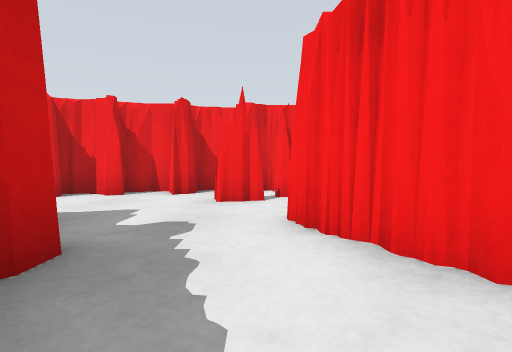
View 1 (above)

17 first-person views from a walk through a Gazebo world. The camera is 0.72 m above the floor, tilts 2° down and sees 80° across. The floor is counted in squares, 1 m on a side. Each view is taken from the middle of a square. On the plan, view 1 faces up. The plan holds only what a view shows up to about 10 squares ahead; the rest is blank. The place goes on beyond the plan. Robots are left out.

View 2
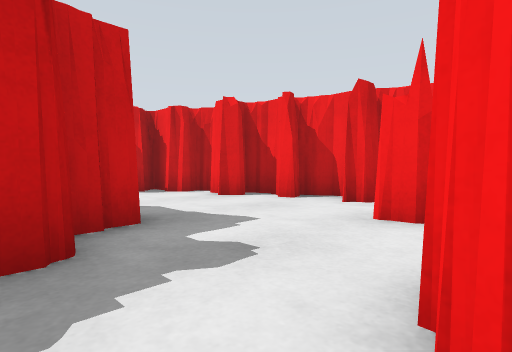

View 3
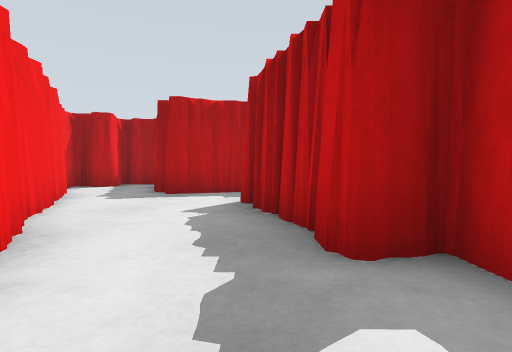

View 4
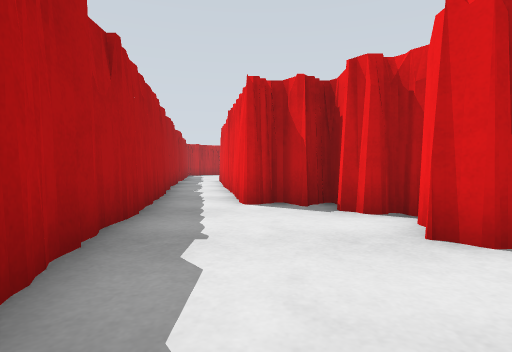

View 5
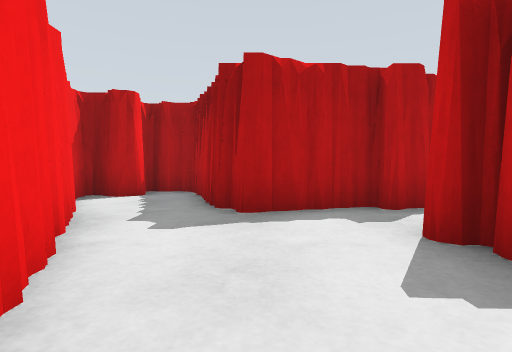

View 6
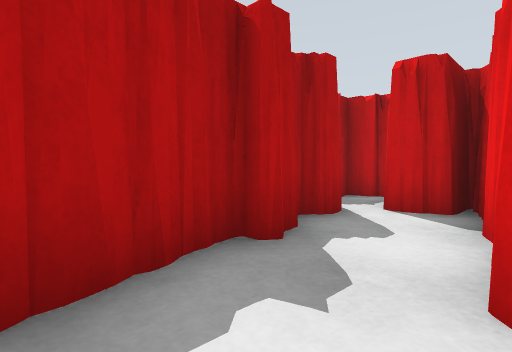

View 7
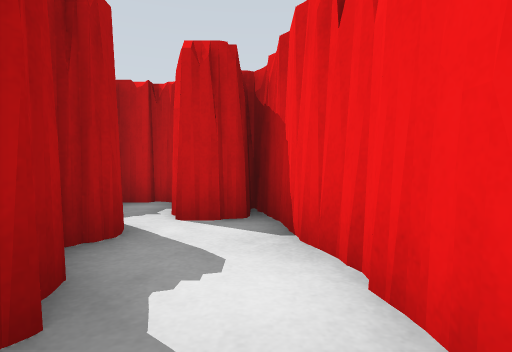

View 8
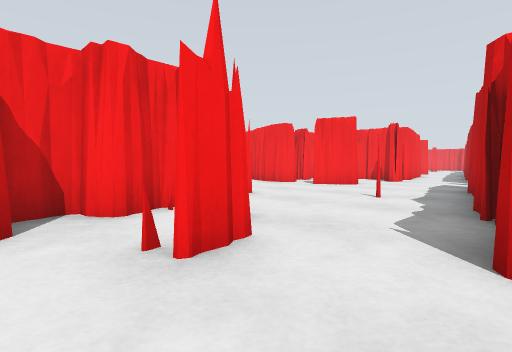

View 9
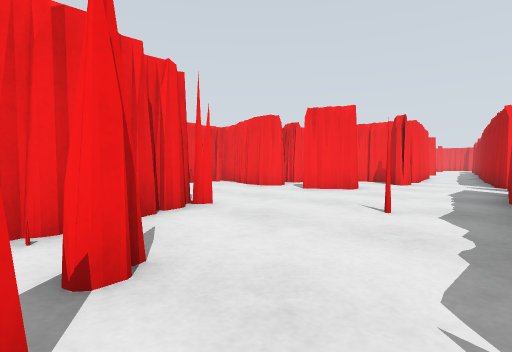

View 10
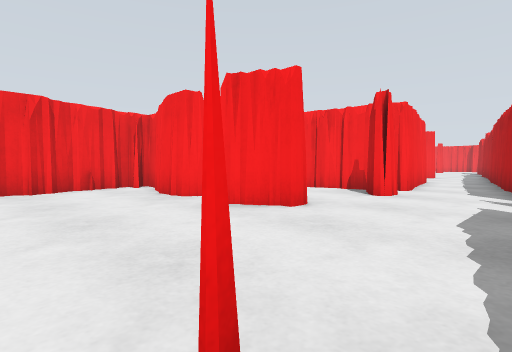

View 11
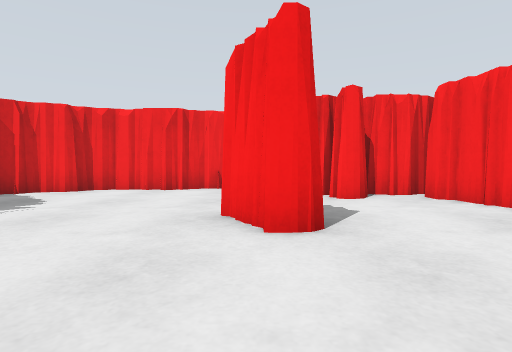

View 12
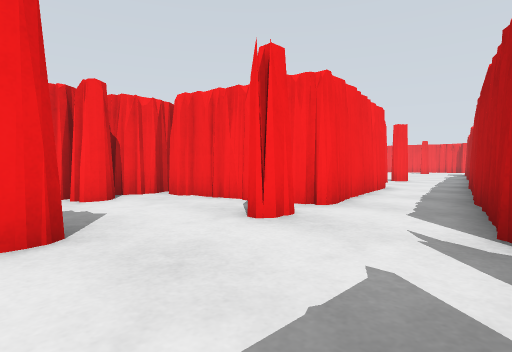

View 13
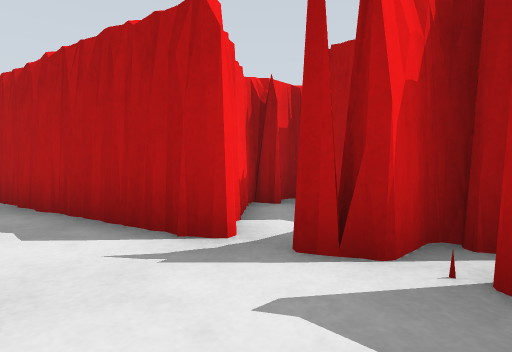

View 14
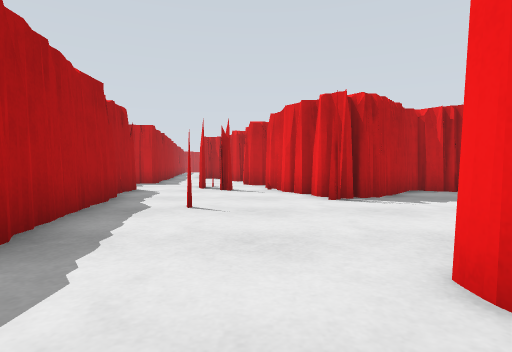

View 15
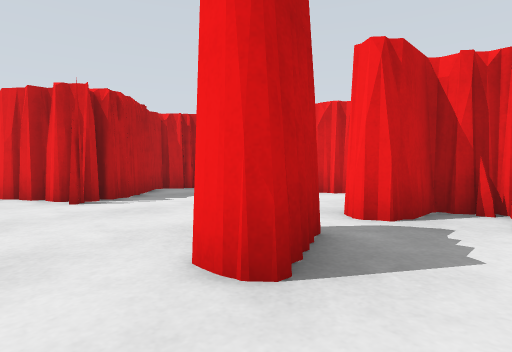

View 16
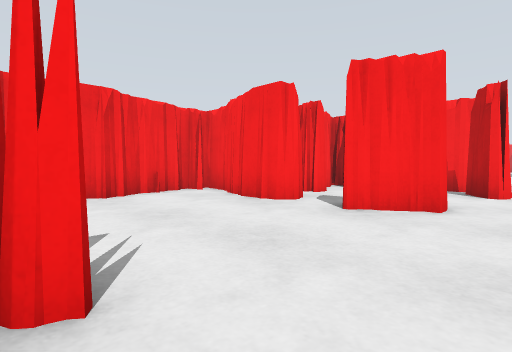

View 17
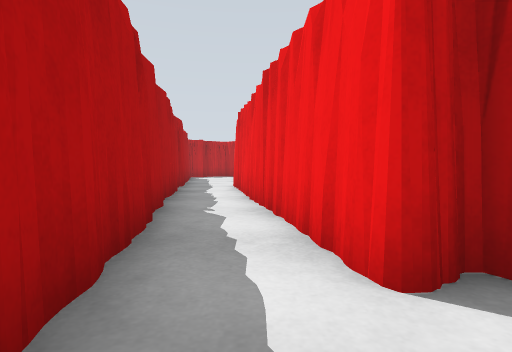

### Floor plan
Key: @ floor where view 1 was taken; # wall or solid block; x gap in a wall; . main floor; : floor 0.05 m higher than the main floor; - floor 0.05 m lower than the main floor.
Columns run from 16 left of view 1 to 16 right of it. Each row starts with its distance up from view 1.
 16                       ####
 15                   #####.:#
 14                  ##.....#####
 13                  #......#:#:#
 12                  ##.....#:::#
 11                   ##....x:::#
 10                   ##....#:::#####
  9             #######.....:::####::
  8           ###.#.........:::::::::
  7         ####.....#...#..::::::###
  6         #.......#.......:##:###
  5      ####...........#######:##
  4 ######---........####     ###
  3 -------#######...##
  2 --######     ##...#
  1  ##           #...##
  0               ##@..#
 -1            #####...##
 -2            #........#
 -3            ##.####..##
 -4             ###  ##..#
 -5                   #.##
 -6                   #.#
 -7                   ###

Positions as (right, up) in squares from view 1, and headings:
1: (0, 0), facing up
2: (1, 2), facing up-left
3: (-1, 5), facing down
4: (-2, 5), facing left
5: (1, 2), facing down
6: (1, -1), facing down-left
7: (0, -2), facing left
8: (-2, 4), facing up-right
9: (0, 5), facing up-right
10: (4, 6), facing up-right
11: (8, 6), facing up
12: (8, 6), facing up-right
13: (9, 8), facing down-right
14: (10, 8), facing left
15: (10, 8), facing up-left
16: (3, 8), facing up-right
17: (-6, 4), facing left
